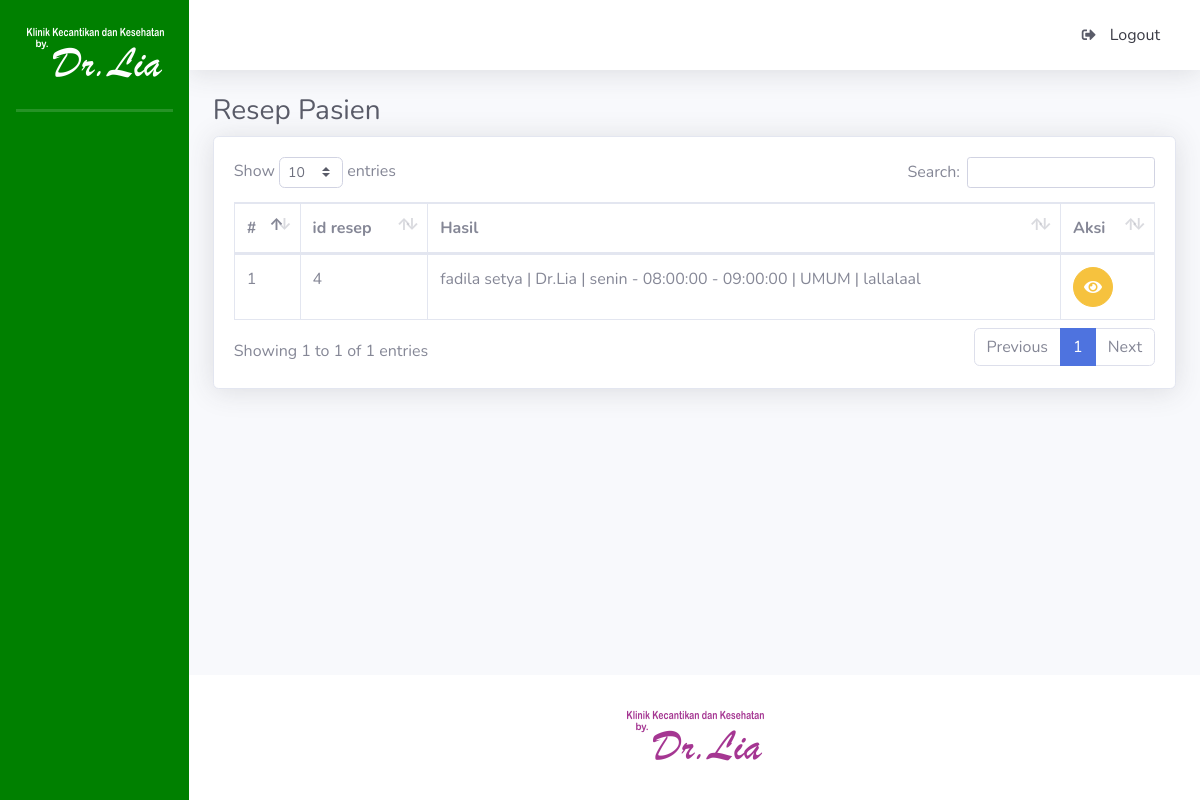
/index.php/resep, run on an earlier commit of the app's database.
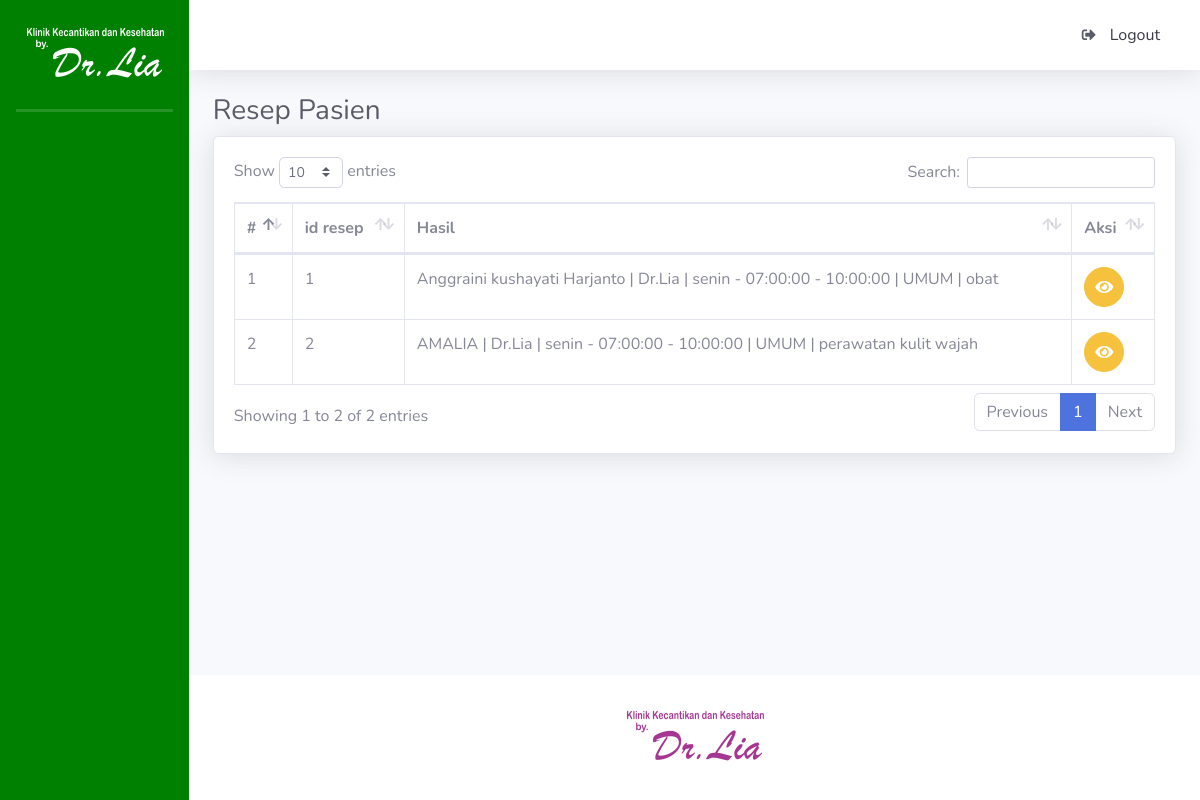
And on a later commit of the database.
### tables this page shows
CREATE TABLE `tb_resep` (
  `id_resep` bigint(20) NOT NULL,
  `id_hasil` bigint(20) NOT NULL
);

CREATE TABLE `tb_pasien` (
  `id_pasien` bigint(20) NOT NULL,
  `nama_pasien` varchar(50) NOT NULL,
  `jenis_kelamin` enum('L','P') NOT NULL,
  `email_pasien` varchar(100) NOT NULL,
  `kontak_pasien` varchar(15) NOT NULL,
  `alamat_pasien` text NOT NULL,
  `tanggal_lahir` date NOT NULL,
  `golongan_darah` enum('A','B','O','AB') NOT NULL,
  `password_pasien` varchar(255) NOT NULL,
  `kode_verivikasi` varchar(6) NOT NULL,
  `qr_code` varchar(255) NOT NULL
);

CREATE TABLE `tb_dokter` (
  `id_dokter` bigint(20) NOT NULL,
  `nama_dokter` varchar(30) NOT NULL,
  `email_dokter` varchar(100) NOT NULL,
  `password_dokter` varchar(32) NOT NULL,
  `current_password` varchar(32) NOT NULL
);

CREATE TABLE `tb_piket` (
  `id_piket` bigint(20) NOT NULL,
  `id_dokter` bigint(20) NOT NULL,
  `hari` enum('senin','selasa','rabo','kamis','jumat') NOT NULL,
  `jam_mulai` time NOT NULL,
  `jam_selesai` time NOT NULL
);

CREATE TABLE `tb_layanan` (
  `id_layanan` bigint(20) NOT NULL,
  `nama_layanan` enum('UMUM','KECANTIKAN') NOT NULL
);

CREATE TABLE `tb_hasil` (
  `id_hasil` bigint(20) NOT NULL,
  `id_jadwal` bigint(20) NOT NULL,
  `id_jasa` bigint(20) NOT NULL,
  `keterangan_hasil` text NOT NULL
);

### application/controllers/Resep.php (called while the page is built, shortened)
<?php
class Resep extends CI_Controller {
	public function index()
	{
		$this->db->join('tb_hasil', 'tb_hasil.id_hasil = tb_resep.id_hasil');
		$this->db->join('tb_jadwal', 'tb_jadwal.id_jadwal = tb_hasil.id_jadwal');
		$this->db->join('tb_pasien', 'tb_pasien.id_pasien=tb_jadwal.id_pasien');
		$this->db->join('tb_piket', 'tb_piket.id_piket=tb_jadwal.id_piket');
		$this->db->join('tb_layanan', 'tb_layanan.id_layanan=tb_jadwal.id_layanan');
		$this->db->join('tb_dokter', 'tb_piket.id_dokter=tb_dokter.id_dokter');
		$parser['p_semuaresep'] = $this->db->get('tb_resep')->result();
		$this->load->view('resep/v_daftar',
			$parser);
	}
}
?>

### index.php (called while the page is built, shortened)
<?php
require_once BASEPATH.'core/CodeIgniter.php';

### application/views/resep/v_daftar.php (the view, shortened to what this page needs)
<!DOCTYPE html>
<html lang="en">
<head>
  <link href="<?php echo base_url(); ?>tema/admin/vendor/fontawesome-free/css/all.min.css" rel="stylesheet" type="text/css">
   <link href="<?php echo base_url(); ?>tema/admin/css/sb-admin-2.min.css" rel="stylesheet">
  <link href="vendor/datatables/dataTables.bootstrap4.min.css" rel="stylesheet">
    <link href="<?php echo base_url(); ?>tema/admin/vendor/datatables/dataTables.bootstrap4.min.css" rel="stylesheet">
</head>
<body id="page-top">
  <div id="wrapper">
    <?php  $this->load->view("template/sidebar");?>
    <div id="content-wrapper" class="d-flex flex-column">
      <div id="content">
      <?php $this->load->view("template/topbar");?>
        <div class="container-fluid">
          <h1 class="h3 mb-2 text-gray-800">Resep Pasien</h1>
          <div class="card shadow mb-4">
            <div class="card-body">
              <div class="table-responsive">
                <table class="table table-bordered" id="dataTable" width="100%" cellspacing="0">
                  <thead>
                    <tr>
                    <th>#</th>
                     <th>id resep</th>
                     <th>Hasil</th>
                     <th>Aksi</th>
                    </tr>
                  </thead>
                  <tbody>
                   <?php if(count($p_semuaresep) > 0) { ?>
      <?php $no = 1; ?>
      <?php foreach ($p_semuaresep as $data) { ?>
      <tr>
        <td><?php echo $no++; ?></td>
        <td><?php echo $data->id_resep; ?></td>
        <td><?php echo $data->nama_pasien." | ".$data->nama_dokter." | ".$data->hari." - ".$data->jam_mulai." - ".$data->jam_selesai." | ".$data->nama_layanan." | ".$data->keterangan_hasil; ?></td>
        <td>
          <a href="<?php echo site_url('resep/lihatobat/' . $data->id_resep); ?>" class="btn btn-warning btn-circle">
                    <i class="fas fa-eye"></i>
                  </a>
      </tr>
      <?php } ?>
      <?php } else { ?>
      <tr>
        <td colspan="7">Tidak ada hasil</td>
      </tr>
      <?php } ?>
                  </tbody>
                </table>
              </div>
            </div>
          </div>
        </div>
      </div>
     <?php $this->load->view("template/footer");?>

### application/views/template/sidebar.php (shortened to what this page needs)
<ul  class="navbar-nav sidebar sidebar-dark accordion" id="accordionSidebar" style="background-color: green;">
    <div class="sidebar-brand-icon " align="center">
      <br>
      <img src="<?php echo base_url() ?>image/logo1.png">
    </div>
  <br>
  <hr class="sidebar-divider my-0">
    <hr class="sidebar-divider my-0">
  <hr class="sidebar-divider d-none d-md-block">
</ul>

### application/views/template/topbar.php (shortened to what this page needs)
<nav class="navbar navbar-expand navbar-light bg-white topbar mb-4 static-top shadow">
  <ul class="navbar-nav ml-auto">
    <li class="nav-item">
      <a class="dropdown-item" href="<?php echo site_url('login/logout')?>" data-toggle="modal" data-target="#logoutModal">
          <i class="fas fa-sign-out-alt fa-sm fa-fw mr-2 text-gray-800"></i>
          Logout
        </a>
    </li>
  </ul>
</nav>

### application/views/template/footer.php (shortened to what this page needs)
      <footer class="sticky-footer bg-white">
        <div class="container my-auto">
          <div class="copyright text-center my-auto">
            <img src="<?php echo base_url() ?>image/logo2.png">
            <br>
          </div>
        </div>
      </footer>
    </div>
  </div>
</body>
</html>

What changed in the data, as far as the page shows it:
removed tb_resep: id_resep "4", tb_pasien.nama_pasien "fadila setya", tb_dokter.nama_dokter "Dr.Lia", tb_piket.hari "senin", tb_piket.jam_mulai "08:00:00", tb_piket.jam_selesai "09:00:00", tb_layanan.nama_layanan "UMUM", id_hasil.keterangan_hasil "lallalaal"
added tb_resep: id_resep "1", tb_pasien.nama_pasien "Anggraini kushayati Harjanto", tb_dokter.nama_dokter "Dr.Lia", tb_piket.hari "senin", tb_piket.jam_mulai "07:00:00", tb_piket.jam_selesai "10:00:00", tb_layanan.nama_layanan "UMUM", id_hasil.keterangan_hasil "obat"
added tb_resep: id_resep "2", tb_pasien.nama_pasien "AMALIA", tb_dokter.nama_dokter "Dr.Lia", tb_piket.hari "senin", tb_piket.jam_mulai "07:00:00", tb_piket.jam_selesai "10:00:00", tb_layanan.nama_layanan "UMUM", id_hasil.keterangan_hasil "perawatan kulit wajah"
Also different on the page:
text written by a page script: "Show entries Search: Showing 1 to 1 of 1 entries Previous 1 Next" → "Show entries Search: Showing 1 to 2 of 2 entries Previous 1 Next"
